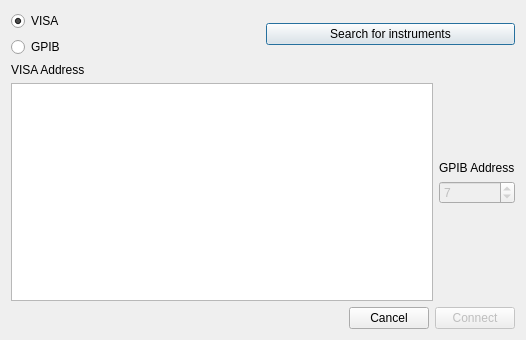
<?xml version="1.0" encoding="UTF-8"?>
<ui version="4.0">
 <class>ConnectDialog</class>
 <widget class="QDialog" name="ConnectDialog">
  <property name="geometry">
   <rect>
    <x>0</x>
    <y>0</y>
    <width>526</width>
    <height>340</height>
   </rect>
  </property>
  <property name="windowTitle">
   <string>Dialog</string>
  </property>
  <layout class="QVBoxLayout" name="verticalLayout_4">
   <item>
    <layout class="QHBoxLayout" name="horizontalLayout">
     <item>
      <layout class="QVBoxLayout" name="verticalLayout">
       <item>
        <widget class="QRadioButton" name="radioButtonVisa">
         <property name="text">
          <string>VISA</string>
         </property>
         <property name="checked">
          <bool>true</bool>
         </property>
        </widget>
       </item>
       <item>
        <widget class="QRadioButton" name="radioButtonGpib">
         <property name="text">
          <string>GPIB</string>
         </property>
        </widget>
       </item>
      </layout>
     </item>
     <item>
      <widget class="QPushButton" name="cmdSearch">
       <property name="text">
        <string>Search for instruments</string>
       </property>
      </widget>
     </item>
    </layout>
   </item>
   <item>
    <layout class="QHBoxLayout" name="horizontalLayout_2">
     <item>
      <layout class="QVBoxLayout" name="verticalLayout_2">
       <item>
        <widget class="QLabel" name="lblVisaAddr">
         <property name="text">
          <string>VISA Address</string>
         </property>
        </widget>
       </item>
       <item>
        <widget class="QListWidget" name="listVisaAddr"/>
       </item>
      </layout>
     </item>
     <item>
      <layout class="QVBoxLayout" name="verticalLayout_3">
       <item>
        <spacer name="verticalSpacer_2">
         <property name="orientation">
          <enum>Qt::Vertical</enum>
         </property>
         <property name="sizeHint" stdset="0">
          <size>
           <width>20</width>
           <height>40</height>
          </size>
         </property>
        </spacer>
       </item>
       <item>
        <widget class="QLabel" name="lblGpibAddr">
         <property name="enabled">
          <bool>true</bool>
         </property>
         <property name="text">
          <string>GPIB Address</string>
         </property>
        </widget>
       </item>
       <item>
        <widget class="QSpinBox" name="spinBoxGpibAddr">
         <property name="enabled">
          <bool>false</bool>
         </property>
         <property name="maximum">
          <number>32</number>
         </property>
         <property name="value">
          <number>7</number>
         </property>
        </widget>
       </item>
       <item>
        <spacer name="verticalSpacer">
         <property name="orientation">
          <enum>Qt::Vertical</enum>
         </property>
         <property name="sizeHint" stdset="0">
          <size>
           <width>20</width>
           <height>40</height>
          </size>
         </property>
        </spacer>
       </item>
      </layout>
     </item>
    </layout>
   </item>
   <item>
    <layout class="QHBoxLayout" name="horizontalLayout_3">
     <item>
      <spacer name="horizontalSpacer">
       <property name="orientation">
        <enum>Qt::Horizontal</enum>
       </property>
       <property name="sizeHint" stdset="0">
        <size>
         <width>40</width>
         <height>20</height>
        </size>
       </property>
      </spacer>
     </item>
     <item>
      <widget class="QPushButton" name="cmdCancel">
       <property name="text">
        <string>Cancel</string>
       </property>
      </widget>
     </item>
     <item>
      <widget class="QPushButton" name="cmdConnect">
       <property name="enabled">
        <bool>false</bool>
       </property>
       <property name="text">
        <string>Connect</string>
       </property>
      </widget>
     </item>
    </layout>
   </item>
  </layout>
 </widget>
 <resources/>
 <connections/>
</ui>
